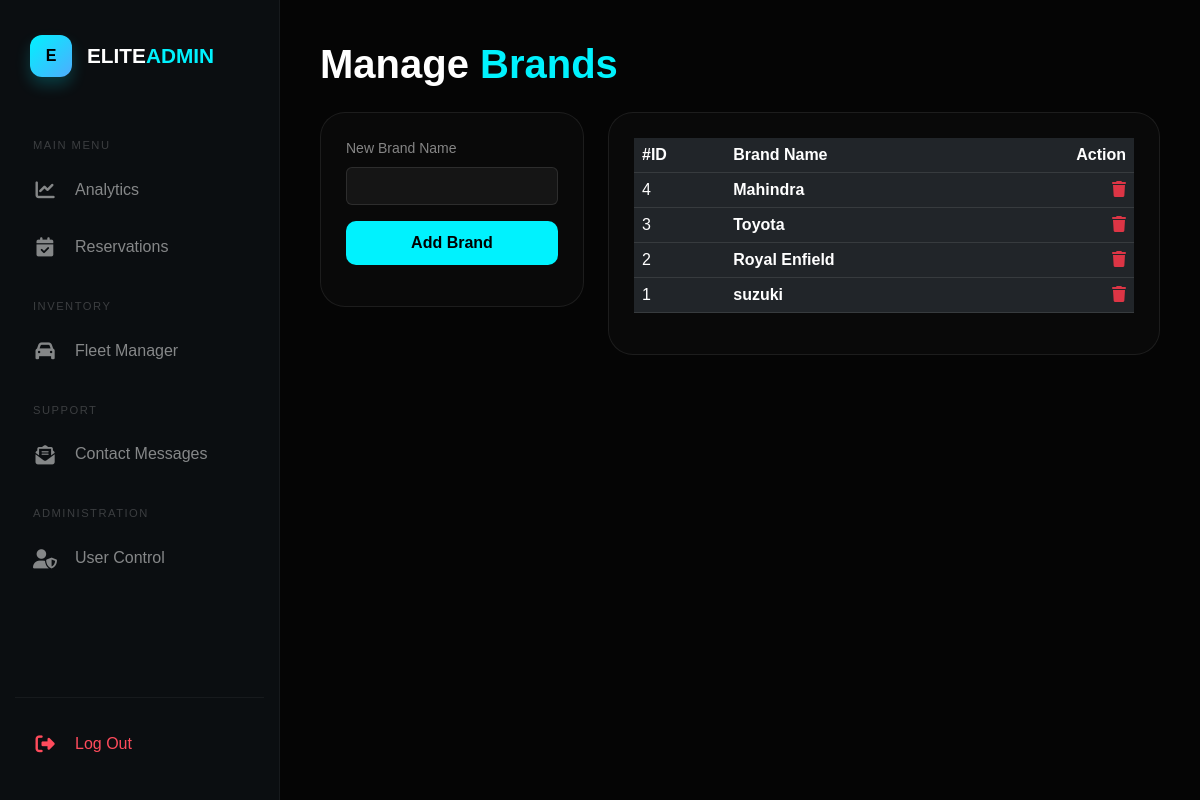
The app's page /admin/manage-brands.php (signed in) with its own data.
### tables this page shows
CREATE TABLE `brands` (
  `id` int(11) NOT NULL,
  `brand_name` varchar(255) NOT NULL,
  `created_at` timestamp NOT NULL DEFAULT current_timestamp()
);

### admin/manage-brands.php (the view, shortened to what this page needs)
<?php
require_once(__DIR__ . '/../includes/db.php');
$table_check = "CREATE TABLE IF NOT EXISTS brands (
    id INT AUTO_INCREMENT PRIMARY KEY,
    brand_name VARCHAR(255) NOT NULL,
    created_at TIMESTAMP DEFAULT CURRENT_TIMESTAMP
)";
mysqli_query($conn, $table_check);
$brands = mysqli_query($conn, "SELECT * FROM brands ORDER BY id DESC");
include(__DIR__ . '/layout/sidebar.php');
?>
<!DOCTYPE html>
<html lang="en">
<head>
    <link href="https://cdn.jsdelivr.net/npm/bootstrap@5.3.0/dist/css/bootstrap.min.css" rel="stylesheet">
    <link rel="stylesheet" href="https://cdnjs.cloudflare.com/ajax/libs/font-awesome/6.4.0/css/all.min.css">
</head>
<body>
<div class="main-content">
    <h1 class="fw-bold mb-4">Manage <span style="color: var(--accent)">Brands</span></h1>
    <div class="row">
        <div class="col-md-4">
            <div class="glass-card">
                <form action="" method="POST">
                    <label class="mb-2 small opacity-50">New Brand Name</label>
                    <input type="text" name="brand_name" class="form-control mb-3" required>
                    <button type="submit" name="add_brand" class="btn-brand w-100">Add Brand</button>
                </form>
            </div>
        </div>
        <div class="col-md-8">
            <div class="glass-card">
                <table class="table table-dark table-hover">
                    <thead>
                        <tr>
                            <th>#ID</th>
                            <th>Brand Name</th>
                            <th class="text-end">Action</th>
                        </tr>
                    </thead>
                    <tbody>
                        <?php
                        if ($brands && mysqli_num_rows($brands) > 0):
                            while($row = mysqli_fetch_assoc($brands)):
                        ?>
                        <tr>
                            <td><?php echo $row['id']; ?></td>
                            <td class="fw-bold"><?php echo htmlspecialchars($row['brand_name']); ?></td>
                            <td class="text-end">
                                <a href="manage-brands.php?del=<?php echo $row['id']; ?>" class="text-danger" onclick="return confirm('Delete this brand?')">
                                    <i class="fas fa-trash"></i>
                                </a>
                            </td>
                        </tr>
                        <?php endwhile; else: ?>
                            <tr><td colspan="3" class="text-center opacity-50">No brands found.</td></tr>
                        <?php endif; ?>
                    </tbody>
                </table>
            </div>
        </div>
    </div>
</div>
</body>
</html>

### admin/layout/sidebar.php (style rules this page uses)
:root { --sidebar-width: 280px; --sidebar-collapsed-width: 85px; --accent: #00f2fe; --bg-dark: #0b0e11; --nav-hover: rgba(0, 242, 254, 0.08); --transition: all 0.4s cubic-bezier(0.4, 0, 0.2, 1); }

### admin/manage-brands.php (style rules this page uses)
:root { --accent: #00f2fe; --card-bg: rgba(255, 255, 255, 0.02); }
body { background: #050505; color: #fff; font-family: 'Plus Jakarta Sans', sans-serif; }
.main-content { margin-left: 280px; padding: 40px; }
.glass-card { background: var(--card-bg); border: 1px solid rgba(255, 255, 255, 0.08); border-radius: 25px; padding: 25px; }
.form-control { background: rgba(255,255,255,0.05) !important; border: 1px solid rgba(255,255,255,0.1) !important; color: #fff !important; }
.btn-brand { background: var(--accent); color: #000; font-weight: 700; border: none; border-radius: 10px; padding: 10px; }

### records on screen
brands: id "4", brand_name "Mahindra"
brands: id "3", brand_name "Toyota"
brands: id "2", brand_name "Royal Enfield"
brands: id "1", brand_name "suzuki"
